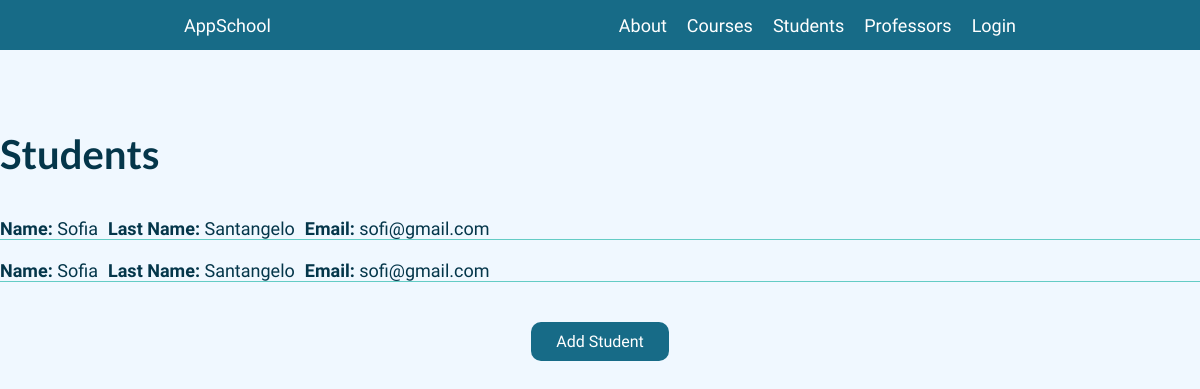
Page /AppSchool/students on the earlier database version.
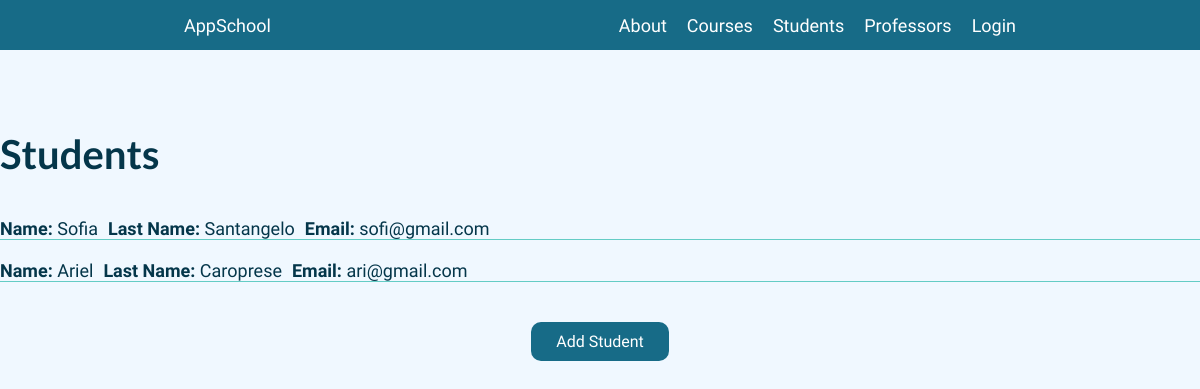
Same page on the later database version.
### AppSchool/models.py (models this page shows, shortened)
class Student(models.Model):
    name = models.CharField(max_length=40)
    lastName = models.CharField(max_length=20)
    email = models.EmailField(max_length=40)

### AppSchool/views.py (the view)
# urls.py: path("students", students, name="Students"),
def students(request, id=None):
    if id:
        findItem = Student.objects.get(id=int(id))
        findItem.delete()
    return render(
        request,
        "AppSchool/students.html",
        {"db": Student.objects.all()},
    )

### AppSchool/context_processors.py (called while the page is built, shortened)
def custom_user(request):
    context = auth(request)
    user = context["user"]
    return context

### AppSchool/templates/AppSchool/students.html (shortened to what this page needs)
{% extends "AppSchool/layout.html" %} {% load static %}
{% block section%}
<section class="page">
  <div class="container">
    <div class="title_container">
      <h3 class="subtitle">Students</h3>
    </div>
    {% if db %} {% for item in db %}
    <div class="list_container">
      <div class="group_container">
        <p class="text text-left"><b>Name:</b> {{item.name}}</p>
        <p class="text text-left"><b>Last Name:</b> {{item.lastName}}</p>
        <p class="text text-left"><b>Email:</b> {{item.email}}</p>
      </div>
    </div>
    {% endfor %} {% endif %}
    <a class="button" href="{% url 'FormStudent' %}">Add Student</a>
  </div>
</section>
{% endblock %}

### AppSchool/templates/AppSchool/layout.html (shortened to what this page needs)
<!DOCTYPE html>
{% load static %}
<html lang="en">
  <head>
    <link href="{% static 'AppSchool/css/style.css' %}" rel="stylesheet" />
  </head>
  <body>
    <nav class="nav">
      <a class="nav_link" href="{% url 'Home' %}">AppSchool</a>
      <ul class="nav_list">
        <li class="nav_item">
          <a class="nav_link" href="{% url 'About' %}">About</a>
        </li>
        <li class="nav_item">
          <a class="nav_link" href="{% url 'Courses' %}">Courses</a>
        </li>
        <li class="nav_item">
          <a class="nav_link" href="{% url 'Students' %}">Students</a>
        </li>
        <li class="nav_item">
          <a class="nav_link" href="{% url 'Professors' %}">Professors</a>
        </li>
        {% if request.user.is_authenticated %}
        <li class="nav_item">
          <div class="user_container">
            {% if avatarUser %}
            <img width="40px" src="{{avatarUser}}" />
            {% endif %}
            <p class="nav_name">Hola {{user.username}}!</p>
          </div>
        </li>
        <li class="nav_item">
          <a class="nav_link" href="{% url 'EditProfile' %}">Edit Profile</a>
        </li>
        <li class="nav_item">
          <a class="nav_link" href="{% url 'Logout' %}">Logout</a>
        </li>
        {% else %}
        <li class="nav_item">
          <a class="nav_link" href="{% url 'Login' %}">Login</a>
        </li>
        {% endif %}
      </ul>
    </nav>
    <section>{% block section %} {% endblock %}</section>
  </body>
</html>

### AppSchool/static/AppSchool/css/style.css (style rules this page uses)
* { padding: 0; margin: 0; box-sizing: border-box; font-family: "Catamaran"; }
.nav { width: 100%; height: 50px; padding: 10px; display: flex; flex-direction: row; justify-content: space-around; align-items: center; background-color: #176b87; }
.nav_list { list-style: none; display: flex; flex-direction: row; justify-content: center; align-items: center; gap: 20px; }
.nav_link { color: black; font-size: 18px; cursor: pointer; text-decoration: none; color: white; }
.page { width: 100%; min-height: calc(100vh - 60px); background-color: aliceblue; }
.container { width: 100%; height: 100%; max-width: 1200px; margin: 0 auto; display: flex; flex-direction: column; justify-content: flex-start; align-items: center; padding: 50px 0; }
.subtitle { color: #04364a; font-size: 40px; font-family: "Lato"; margin: 30px 0; }
.text { color: #04364a; font-size: 18px; }
.text-left { text-align: left; }
.button { padding: 10px 25px; background-color: #176b87; color: white; text-decoration: none; border-radius: 10px; margin: 30px 0; }
.list_container { width: 100%; margin: 10px 0; border-bottom: 1px solid #64ccc5; display: flex; flex-direction: row; justify-content: flex-start; align-items: center; gap: 50px; }
.group_container { width: 100%; display: flex; flex-direction: row; justify-content: flex-start; align-items: center; gap: 10px; }
.title_container { width: 100%; display: flex; flex-direction: row; justify-content: space-between; align-items: center; }

Differences in the rows shown:
removed Student: name "Sofia", lastName "Santangelo", email "sofi@gmail.com"
added Student: name "Ariel", lastName "Caroprese", email "ari@gmail.com"
